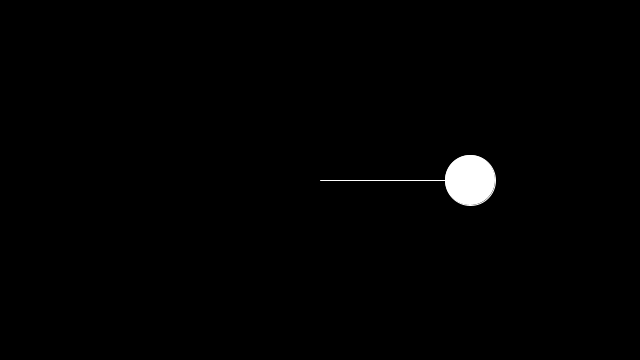
Frame 1 (no input)
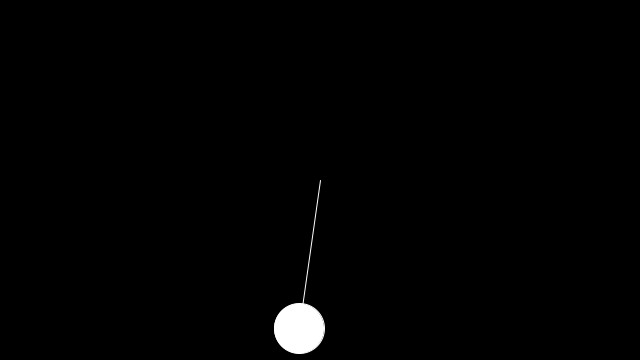
Frame 60 (the mouse pressed at the canvas centre just before this capture)
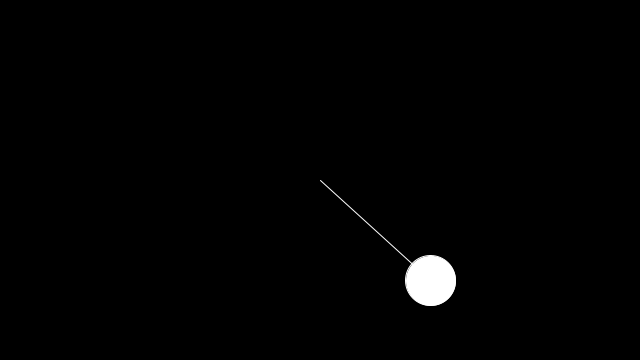
Frame 120 (the mouse held since frame 60 and released just before this capture)

The Processing sketch that drew these frames (run headless with seeded random() and noise(); from frame 60 on, the mouse is pressed at the canvas centre):

// Processing sketch: rotating_pendulum
// ── rotating_pendulum.pde
float r = 150;
float a = 0.0;
float aVel = 0.0;
float aAcc = 0.001;

void setup() {
  size(640, 360);
}

void draw() {
  background(0);
  translate(width/2,height/2);
  
  float x = r * cos(a);
  float y = r * sin(a);
  fill(255);
  stroke(255);
  line(0,0,x,y);
  ellipse(x,y,50,50);
  
  a += aVel;
  aVel += aAcc;
  
}
